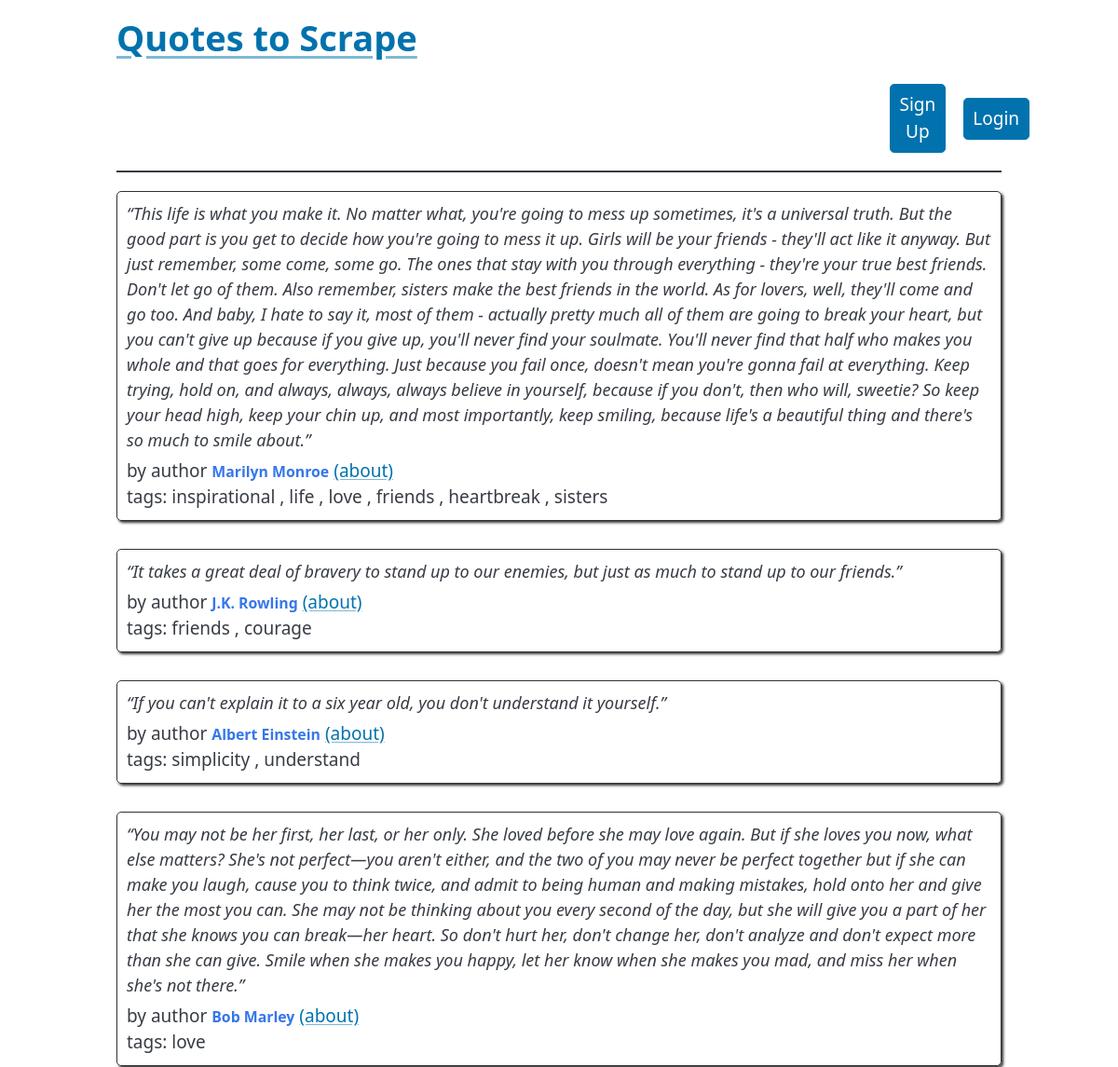
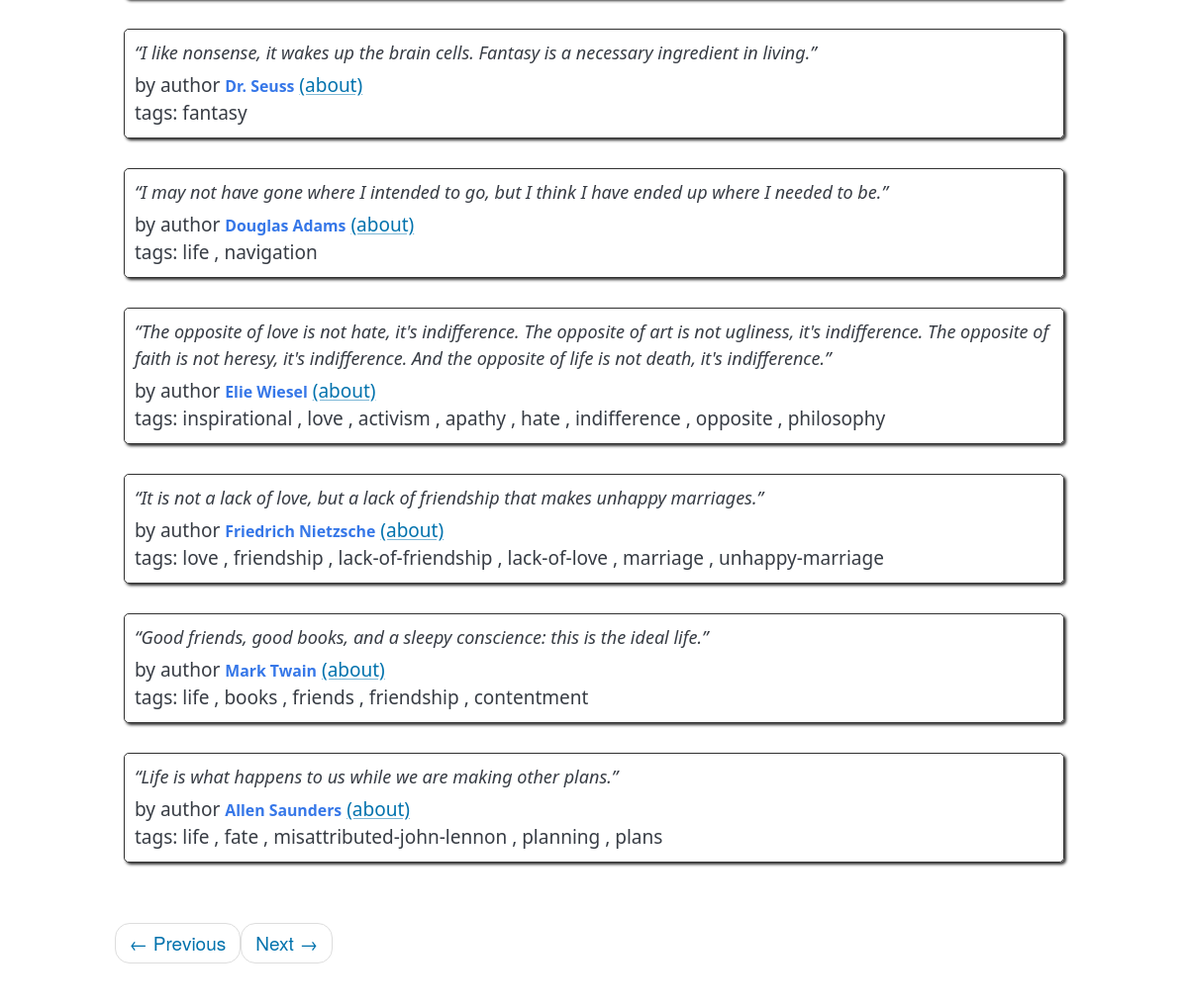
/2, run on the app's committed database (2 pictures, top to bottom).
### quoteapp/models.py (models this page shows, shortened)
class Quote(models.Model):
    tags = models.ManyToManyField(Tag)
    author = models.ForeignKey(Author, on_delete=models.CASCADE)
    quote = models.TextField()

class Author(models.Model):
    fullname = models.CharField(max_length=25, null=False, unique=True)
    born_date = models.CharField(max_length=25, null=True)
    born_location = models.CharField(max_length=100, null=True)
    description = models.TextField(null=True)

class Tag(models.Model):
    name = models.CharField(max_length=100, null=False, unique=True)

### quoteapp/views.py (the view)
# urls.py: path('', views.main, name='main'),
def main(request, page=1):
    quotes = Quote.objects.all()
    authors = Author.objects.all()
    tags = Tag.objects.all()
    per_page = 10
    paginator = Paginator(quotes, per_page)
    quotes_on_page = paginator.page(page)
    return render(request, 'quoteapp/index.html', {'quotes': quotes_on_page, 'authors': authors, 'tags': tags})

### quoteapp/templates/quoteapp/index.html (shortened to what this page needs)
<!DOCTYPE html>
<html lang="en">
<head>
    <link rel="stylesheet" href="https://unpkg.com/@picocss/pico@latest/css/pico.min.css" />
    {% load static %}
    <link rel="stylesheet" href="{% static 'quoteapp/style.css' %}">
</head>
<body>
    <main class="container">
        <h1><a href="/">Quotes to Scrape</a></h1>
    <nav style="margin-bottom: 20px; border-bottom: 2px solid; padding-left: 30px">
        {% if user.is_authenticated %}
        <ul>
            <li><a href= "{% url 'quoteapp:author' %}" role="button"> Add author </a></li>
            <li><a href="{% url 'quoteapp:quote' %}" role="button"> Add quote </a></li>
        </ul>
        <ul>
            <li>Welcome <b>{{ user.username }}!</b></li>
            <li><a href="{% url 'users:logout' %}" role="button">Logout</a></li>
        </ul>
        {% else %}
        <nav style="padding-left: 800px; text-align: right;">
            <ul>
                <li><a href="{% url 'users:signup' %}" role="button">Sign Up</a></li>
                <li><a href="{% url 'users:login' %}" role="button">Login</a></li>
            </ul>
        </nav>
        {% endif %}
    </nav>
    {% for quote in quotes %}
    <div class="quote" itemscope="" itemtype="http://schema.org/CreativeWork">
        <span class="text" itemprop="text">{{ quote.quote }}</span>
        <div><span>by author <small class="author" itemprop="author">{{ quote.author.fullname }}</small>
            <a href="{% url 'quoteapp:author_fullname' quote.author.fullname %}">(about)</a>
        </span>
        </div class="tags">
            tags:
            {% for tag in quote.tags.all %}
                {{ tag.name }}
                {% if not forloop.last %}, {% endif %}
            {% endfor %}
    </div>
    {% endfor %}
    <nav>
        <ul class="pager">
            <li class="previous">
                <a class="{% if not quotes.has_previous %} disable {% endif %}"
                href="{% if quotes.has_previous %} {% url 'quoteapp:main_paginate' quotes.previous_page_number %} {% else%} # {% endif %}">
                    <span aria-hidden="true">←</span> Previous</a>
            </li>
            <li class="next">
                <a class="{% if not quotes.has_next %} disable {% endif %}"
                href="{% if quotes.has_next %} {% url 'quoteapp:main_paginate' quotes.next_page_number %} {% else%} # {% endif %}">
                Next <span aria-hidden="true">→</span></a>
            </li>
        </ul>
    </nav>
    </main>
</body>
</html>

### quoteapp/static/quoteapp/style.css (style rules this page uses)
.quote { padding: 10px; margin-bottom: 30px; border: 1px solid #333333; border-radius: 5px; box-shadow: 2px 2px 3px #333333; }
.quote span.text { display: block; margin-bottom: 5px; font-size: large; font-style: italic; }
.quote small.author { font-weight: bold; color: #3677E8; }
.pager { font-family: "Raleway", "Helvetica Neue", Helvetica, Arial, sans-serif; }
.pager { padding-left: 0; margin: 22px 0; list-style: none; text-align: center; }
.pager li { display: inline; }
.pager .previous>a, .pager .previous>span { float: left; }
.pager .next>a, .pager .next>span { float: right; }
.pager li>a, .pager li>span { display: inline-block; padding: 5px 14px; background-color: #ffffff; border: 1px solid #dddddd; border-radius: 15px; }

### data on the page
Quote: quote "“This life is what you make it. No matter what, you're going to mess up sometimes, it's a universal truth. But the good part is you get to decide how you're going to mess it up. Girls will be your friends - they'll act like it anyway. But just remember, some come, some go. The ones that stay with you through everything - they're your true best friends. Don't let go of them. Also remember, sisters make the best friends in the world. As for lovers, well, they'll come and go too. And baby, I hate to say it, most of them - actually pretty much all of them are going to break your heart, but you can't give up because if you give up, you'll never find your soulmate. You'll never find that half who…", author.fullname "Marilyn Monroe"
Tag: name "inspirational"
Tag: name "life"
Tag: name "love"
Tag: name "friends"
Tag: name "heartbreak"
Tag: name "sisters"
Quote: quote "“It takes a great deal of bravery to stand up to our enemies, but just as much to stand up to our friends.”", author.fullname "J.K. Rowling"
Tag: name "courage"
Quote: quote "“If you can't explain it to a six year old, you don't understand it yourself.”", author.fullname "Albert Einstein"
Tag: name "simplicity"
Tag: name "understand"
Quote: quote "“You may not be her first, her last, or her only. She loved before she may love again. But if she loves you now, what else matters? She's not perfect—you aren't either, and the two of you may never be perfect together but if she can make you laugh, cause you to think twice, and admit to being human and making mistakes, hold onto her and give her the most you can. She may not be thinking about you every second of the day, but she will give you a part of her that she knows you can break—her heart. So don't hurt her, don't change her, don't analyze and don't expect more than she can give. Smile when she makes you happy, let her know when she makes you mad, and miss her when she's not there.”", author.fullname "Bob Marley"
Quote: quote "“I like nonsense, it wakes up the brain cells. Fantasy is a necessary ingredient in living.”", author.fullname "Dr. Seuss"
Tag: name "fantasy"
Quote: quote "“I may not have gone where I intended to go, but I think I have ended up where I needed to be.”", author.fullname "Douglas Adams"
Tag: name "navigation"
Quote: quote "“The opposite of love is not hate, it's indifference. The opposite of art is not ugliness, it's indifference. The opposite of faith is not heresy, it's indifference. And the opposite of life is not death, it's indifference.”", author.fullname "Elie Wiesel"
Tag: name "activism"
Tag: name "apathy"
Tag: name "hate"
Tag: name "indifference"
Tag: name "opposite"
Tag: name "philosophy"
Quote: quote "“It is not a lack of love, but a lack of friendship that makes unhappy marriages.”", author.fullname "Friedrich Nietzsche"
Tag: name "friendship"
Tag: name "lack-of-friendship"
Tag: name "lack-of-love"
Tag: name "marriage"
Tag: name "unhappy-marriage"
Quote: quote "“Good friends, good books, and a sleepy conscience: this is the ideal life.”", author.fullname "Mark Twain"
Tag: name "books"
Tag: name "contentment"
Quote: quote "“Life is what happens to us while we are making other plans.”", author.fullname "Allen Saunders"
Tag: name "fate"
Tag: name "misattributed-john-lennon"
Tag: name "planning"
Tag: name "plans"
